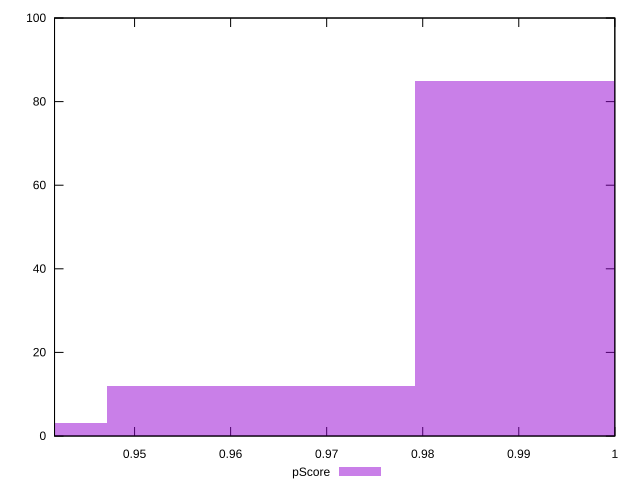

Generate this figure with gnuplot:
reset

$pScore <<EOF
0.9952637967476219 85
0.9310532292155171 3
0.9631585129815695 12
EOF

set key outside below
set boxwidth 0.03210528376605232
set xrange [0.9416666666666667:1]
set yrange [0:100]
set trange [0:100]
set style fill transparent solid 0.5 noborder
set terminal svg size 640, 490 enhanced background rgb 'white'
set output "reports/report_00031_2021-02-24T23-18-18.084Z/uses-http2/samples/astro/pScore/histogram.svg"

plot $pScore title "pScore" with boxes

reset
